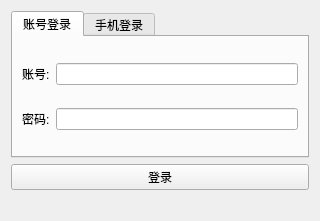
<?xml version="1.0" encoding="UTF-8"?>
<ui version="4.0">
 <class>LoginView</class>
 <widget class="QWidget" name="LoginView">
  <property name="geometry">
   <rect>
    <x>0</x>
    <y>0</y>
    <width>320</width>
    <height>221</height>
   </rect>
  </property>
  <property name="windowTitle">
   <string>LoginView</string>
  </property>
  <layout class="QVBoxLayout" name="verticalLayout">
   <item>
    <widget class="QTabWidget" name="contentTabWidget">
     <property name="currentIndex">
      <number>0</number>
     </property>
     <widget class="QWidget" name="accountTab">
      <attribute name="title">
       <string>账号登录</string>
      </attribute>
      <layout class="QGridLayout" name="gridLayout_2">
       <item row="0" column="0">
        <widget class="QLabel" name="label">
         <property name="text">
          <string>账号:</string>
         </property>
        </widget>
       </item>
       <item row="0" column="1">
        <widget class="QLineEdit" name="accountEdt"/>
       </item>
       <item row="1" column="0">
        <widget class="QLabel" name="label_2">
         <property name="text">
          <string>密码:</string>
         </property>
        </widget>
       </item>
       <item row="1" column="1">
        <widget class="QLineEdit" name="passwordEdt"/>
       </item>
      </layout>
     </widget>
     <widget class="QWidget" name="phoneTab">
      <attribute name="title">
       <string>手机登录</string>
      </attribute>
      <layout class="QGridLayout" name="gridLayout">
       <item row="0" column="0">
        <widget class="QLabel" name="label_3">
         <property name="text">
          <string>手机号:</string>
         </property>
        </widget>
       </item>
       <item row="0" column="1">
        <widget class="QLineEdit" name="phoneEdt"/>
       </item>
       <item row="1" column="0">
        <widget class="QLabel" name="label_4">
         <property name="text">
          <string>验证码:</string>
         </property>
        </widget>
       </item>
       <item row="1" column="1">
        <widget class="QLineEdit" name="VerificationCodeEdt"/>
       </item>
      </layout>
     </widget>
    </widget>
   </item>
   <item>
    <widget class="QPushButton" name="loginBtn">
     <property name="text">
      <string>登录</string>
     </property>
    </widget>
   </item>
   <item>
    <widget class="QLabel" name="stateLab">
     <property name="text">
      <string/>
     </property>
    </widget>
   </item>
  </layout>
 </widget>
 <resources/>
 <connections/>
</ui>
